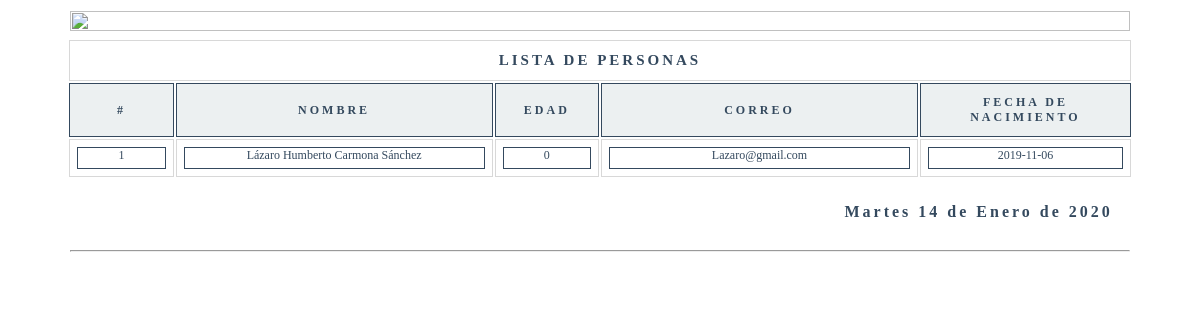
The app's page /mPersonas/res/listaPersona.php with its own data.
### tables this page shows
CREATE TABLE `personas` (
  `id_persona` int(11) NOT NULL auto_increment,
  `nombre` text,
  `ap_paterno` text,
  `ap_materno` text,
  `sexo` text,
  `direccion` text,
  `telefono` text,
  `fecha_nacimiento` date default NULL,
  `correo` text,
  `id_registro` int(11) default NULL,
  `fecha_registro` date default NULL,
  `hora_registro` time default NULL,
  `activo` int(11) default NULL,
  PRIMARY KEY  (`id_persona`)
);

### funcionesPHP/calcularEdad.php (called while the page is built)
<?php
function CalculaEdad( $fecha ) {
    list($Y,$m,$d) = explode("-",$fecha);
    return( date("md") < $m.$d ? date("Y")-$Y-1 : date("Y")-$Y );
}
?>

### funcionesPHP/fechaEspanol.php (called while the page is built)
<?php
function fechaCastellano ($fecha) {
    $fecha = substr($fecha, 0, 10);
    $numeroDia = date('d', strtotime($fecha));
    $dia = date('l', strtotime($fecha));
    $mes = date('F', strtotime($fecha));
    $anio = date('Y', strtotime($fecha));
    $dias_ES = array("Lunes", "Martes", "Miércoles", "Jueves", "Viernes", "Sábado", "Domingo");
    $dias_EN = array("Monday", "Tuesday", "Wednesday", "Thursday", "Friday", "Saturday", "Sunday");
    $nombredia = str_replace($dias_EN, $dias_ES, $dia);
  $meses_ES = array("Enero", "Febrero", "Marzo", "Abril", "Mayo", "Junio", "Julio", "Agosto", "Septiembre", "Octubre", "Noviembre", "Diciembre");
    $meses_EN = array("January", "February", "March", "April", "May", "June", "July", "August", "September", "October", "November", "December");
    $nombreMes = str_replace($meses_EN, $meses_ES, $mes);
    return $nombredia." ".$numeroDia." de ".$nombreMes." de ".$anio;
  }
?>

### mPersonas/res/listaPersona.php (the view, shortened to what this page needs)
<?php
include'../conexion/conexion.php';
include'../funcionesPHP/fechaEspanol.php';
include'../funcionesPHP/calcularEdad.php';
$consulta=mysql_query("SELECT
                        CONCAT(nombre,' ',ap_paterno,' ',ap_materno) AS Nombre,
                        IF(sexo='M','Masculino','Femenino') AS Genero,
                        correo,
                        fecha_nacimiento
                        FROM
                        personas WHERE activo=1",$conexion) or die (mysql_error());
$fecha=date("Y-m-d");
$fechaEspanol=fechaCastellano($fecha);
 ?>
<table border="0">
    <col style="width: 100%" class="col1">
    <tr>
        <td>
        <img src="../img/encabezado.jpg" alt="">
        </td>
    </tr>
</table>
<table border="0">
    <col style="width: 10%">
    <col style="width: 10%">
    <col style="width: 10%">
    <col style="width: 10%">
    <col style="width: 10%">
    <col style="width: 10%">
    <col style="width: 10%">
    <col style="width: 10%">
    <col style="width: 10%">
    <col style="width: 10%">
    <tr border="0">
        <td></td><td></td><td></td><td></td><td></td><td></td><td></td><td></td><td></td><td></td>
    </tr>
    <tr >
        <td  colspan="10" class="encabezado">
            LISTA DE PERSONAS
        </td>
    </tr>
    <tr >
        <td  colspan="1" class="titular">
            #
        </td>
        <td  colspan="3" class="titular">
            Nombre
        </td>
        <td  colspan="1" class="titular">
            Edad
        </td>
        <td  colspan="3" class="titular">
            Correo
        </td>
        <td  colspan="2" class="titular">
            Fecha de nacimiento
        </td>
    </tr>
    <?php
        $n=1;
        while($row=mysql_fetch_row($consulta)){
            $nombre  = $row[0];
            $correo = $row[2];
            $edad    = CalculaEdad($row[3]);
            $fecha= $row[3];
    ?>
        <tr >
            <td  colspan="1" class="borde">
                <p class="parrafo">
                    <?php echo $n; ?>
                </p>
            </td>
            <td  colspan="3" class="borde">
                <p class="parrafo">
                    <?php echo $nombre; ?>
                </p>
            </td>
            <td  colspan="1" class="borde">
                <p class="parrafo">
                    <?php echo $edad; ?>
                </p>
            </td>
            <td  colspan="3" class="borde">
                <p class="parrafo">
                    <?php echo $correo; ?>
                </p>
            </td>
            <td  colspan="2" class="borde">
                <p class="parrafo">
                    <?php echo $fecha; ?>
                </p>
            </td>
        </tr>
    <?php
        $n++;
        }
    ?>
</table>
<table>
<col style="width: 10%">
    <col style="width: 10%">
    <col style="width: 10%">
    <col style="width: 10%">
    <col style="width: 10%">
    <col style="width: 10%">
    <col style="width: 10%">
    <col style="width: 10%">
    <col style="width: 10%">
    <col style="width: 10%">
    <tr border="0">
        <td></td><td></td><td></td><td></td><td></td><td></td><td></td><td></td><td></td><td></td>
    </tr>
    <tr >
        <td  colspan="10" class="fecha">
            <strong><?php echo "$fechaEspanol"; ?></strong>
        </td>
    </tr>
    <tr>
        <td  colspan="10" align="center">
            <hr>
        </td>
    </tr>
</table>

### mPersonas/res/listaPersona.php (style rules this page uses)
table { width: 90%; margin:auto; }
td.borde { text-align: center; border: solid 1px #D8D8D8; padding: 2px; text-align: center; }
td.titular { text-align: center; border: solid 1px #34495e; background: #ecf0f1; color:#34495e; font-weight: bold; text-transform: uppercase; letter-spacing: 3px; padding: 11px; font-size:12px; }
p.parrafo { border: solid 1px #34495e; color:#34495e; font-size:12px; margin:5px; padding:0px 0px 5px 0px; }
td.encabezado { text-align: center; color:#34495e; font-weight: bold; text-transform: uppercase; letter-spacing: 3px; padding: 11px; font-size:15px; border: solid 1px #D8D8D8; }
td.fecha { text-align: right; border: solid 0px #34495e; background: #ffffff; color:#34495e; letter-spacing: 3px; padding: 18px; }
img { width: 100%; }

### records on screen
personas: nombre "Lázaro Humberto Carmona Sánchez", fecha_nacimiento "0", correo "Lazaro@gmail.com", fecha_nacimiento "2019-11-06"

### other values on screen
$fechaEspanol "Martes 14 de Enero de 2020"
